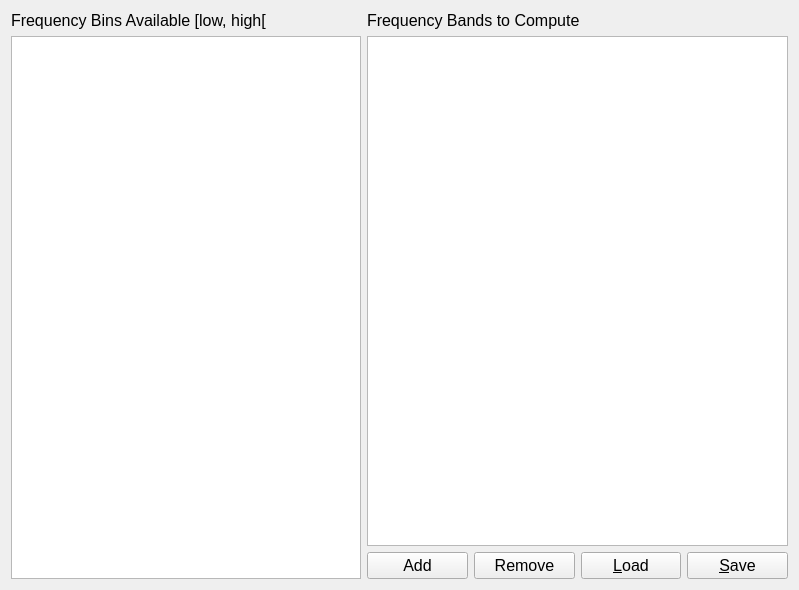
<ui version="4.0">
 <class>FrequencyBand</class>
 <widget class="QWidget" name="FrequencyBand">
  <property name="geometry">
   <rect>
    <x>0</x>
    <y>0</y>
    <width>799</width>
    <height>590</height>
   </rect>
  </property>
  <property name="windowTitle">
   <string />
  </property>
  <layout class="QHBoxLayout" name="horizontalLayout_3">
   <item>
    <layout class="QHBoxLayout" name="horizontalLayout_2">
     <item>
      <layout class="QVBoxLayout" name="verticalLayout_2">
       <item>
        <widget class="QLabel" name="label_5">
         <property name="font">
          <font>
           <pointsize>12</pointsize>
          </font>
         </property>
         <property name="toolTip">
          <string>The frequency band is defined as the low bin is included and the high bin is excluded in order to avoid twice averaging the energy from the same frequency bin. </string>
         </property>
         <property name="text">
          <string>Frequency Bins Available [low, high[ </string>
         </property>
        </widget>
       </item>
       <item>
        <widget class="QTableView" name="tiny_band_tableView">
         <property name="maximumSize">
          <size>
           <width>350</width>
           <height>16777215</height>
          </size>
         </property>
         <property name="font">
          <font>
           <family>Roboto</family>
           <pointsize>12</pointsize>
          </font>
         </property>
         <property name="editTriggers">
          <set>QAbstractItemView::NoEditTriggers</set>
         </property>
        </widget>
       </item>
      </layout>
     </item>
     <item>
      <layout class="QVBoxLayout" name="verticalLayout">
       <item>
        <widget class="QLabel" name="label_6">
         <property name="font">
          <font>
           <pointsize>12</pointsize>
          </font>
         </property>
         <property name="text">
          <string>Frequency Bands to Compute</string>
         </property>
        </widget>
       </item>
       <item>
        <widget class="QTableView" name="new_band_tableView">
         <property name="sizePolicy">
          <sizepolicy hsizetype="Expanding" vsizetype="Expanding">
           <horstretch>0</horstretch>
           <verstretch>0</verstretch>
          </sizepolicy>
         </property>
         <property name="minimumSize">
          <size>
           <width>0</width>
           <height>0</height>
          </size>
         </property>
         <property name="maximumSize">
          <size>
           <width>16777215</width>
           <height>16777215</height>
          </size>
         </property>
         <property name="font">
          <font>
           <family>Roboto</family>
           <pointsize>12</pointsize>
          </font>
         </property>
         <property name="focusPolicy">
          <enum>Qt::ClickFocus</enum>
         </property>
         <property name="editTriggers">
          <set>QAbstractItemView::AllEditTriggers</set>
         </property>
         <property name="alternatingRowColors">
          <bool>false</bool>
         </property>
         <property name="selectionMode">
          <enum>QAbstractItemView::ExtendedSelection</enum>
         </property>
         <property name="selectionBehavior">
          <enum>QAbstractItemView::SelectRows</enum>
         </property>
         <property name="textElideMode">
          <enum>Qt::ElideLeft</enum>
         </property>
        </widget>
       </item>
       <item>
        <layout class="QHBoxLayout" name="horizontalLayout">
         <item>
          <widget class="QPushButton" name="add_pushButton">
           <property name="font">
            <font>
             <pointsize>12</pointsize>
            </font>
           </property>
           <property name="text">
            <string>Add</string>
           </property>
          </widget>
         </item>
         <item>
          <widget class="QPushButton" name="rem_pushButton">
           <property name="font">
            <font>
             <pointsize>12</pointsize>
            </font>
           </property>
           <property name="text">
            <string>Remove</string>
           </property>
          </widget>
         </item>
         <item>
          <widget class="QPushButton" name="load_pushButton">
           <property name="font">
            <font>
             <pointsize>12</pointsize>
            </font>
           </property>
           <property name="text">
            <string>&amp;Load</string>
           </property>
          </widget>
         </item>
         <item>
          <widget class="QPushButton" name="save_pushButton">
           <property name="font">
            <font>
             <pointsize>12</pointsize>
            </font>
           </property>
           <property name="text">
            <string>&amp;Save</string>
           </property>
          </widget>
         </item>
        </layout>
       </item>
      </layout>
     </item>
    </layout>
   </item>
  </layout>
 <property name="styleSheet"><string>font: 12pt "Roboto";</string></property></widget>
 <resources><include location="../../../../../scinodes_poc/src/main/python/ui/themes/themes.qrc" /></resources>
 <connections>
  <connection>
   <sender>add_pushButton</sender>
   <signal>clicked()</signal>
   <receiver>FrequencyBand</receiver>
   <slot>add_row_freq_band_slot()</slot>
   <hints>
    <hint type="sourcelabel">
     <x>411</x>
     <y>565</y>
    </hint>
    <hint type="destinationlabel">
     <x>364</x>
     <y>294</y>
    </hint>
   </hints>
  </connection>
  <connection>
   <sender>rem_pushButton</sender>
   <signal>clicked()</signal>
   <receiver>FrequencyBand</receiver>
   <slot>rem_row_freq_band_slot()</slot>
   <hints>
    <hint type="sourcelabel">
     <x>499</x>
     <y>565</y>
    </hint>
    <hint type="destinationlabel">
     <x>364</x>
     <y>294</y>
    </hint>
   </hints>
  </connection>
  <connection>
   <sender>load_pushButton</sender>
   <signal>clicked()</signal>
   <receiver>FrequencyBand</receiver>
   <slot>load_freq_band_slot()</slot>
   <hints>
    <hint type="sourcelabel">
     <x>588</x>
     <y>565</y>
    </hint>
    <hint type="destinationlabel">
     <x>364</x>
     <y>294</y>
    </hint>
   </hints>
  </connection>
  <connection>
   <sender>save_pushButton</sender>
   <signal>clicked()</signal>
   <receiver>FrequencyBand</receiver>
   <slot>save_freq_band_slot()</slot>
   <hints>
    <hint type="sourcelabel">
     <x>676</x>
     <y>565</y>
    </hint>
    <hint type="destinationlabel">
     <x>364</x>
     <y>294</y>
    </hint>
   </hints>
  </connection>
 </connections>
 <slots>
  <slot>add_row_freq_band_slot()</slot>
  <slot>rem_row_freq_band_slot()</slot>
  <slot>load_freq_band_slot()</slot>
  <slot>save_freq_band_slot()</slot>
  <slot>edit_freq_band_slot()</slot>
 </slots>
</ui>
